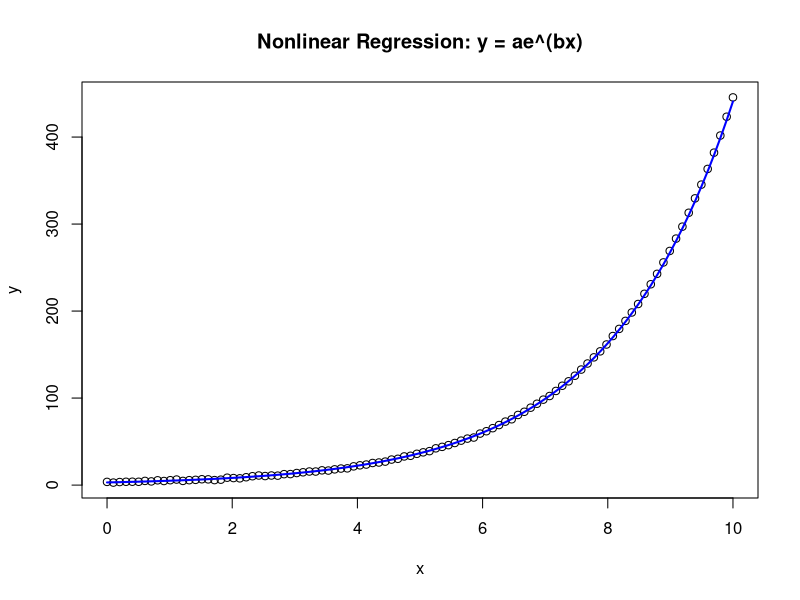

This chart was generated by the following R code:
nonlinear_regression = function(x, y) {
  if (length(x) != length(y)) {
    return("X and Y must be the same length")
  }

  y_log <- log(y)

  n <- length(x)
  
  mean_x <- mean(x)
  mean_y_log <- mean(y_log)

  sum1 <- sum((x - mean_x) * (y_log - mean_y_log))
  sum2 <- sum((x - mean_x)^2)

  b <- sum1 / sum2
  a_log <- mean_y_log - b * mean_x

  a <- exp(a_log)

  cat("Value of a: ", a, "\n")
  cat("Value of b: ", b, "\n")

  plot(x, y, main = "Nonlinear Regression: y = ae^(bx)")
  curve(a * exp(b * x), add = TRUE, col = "blue", lwd = 2)
}

# Example usage
set.seed(42)
a_true <- 3
b_true <- 0.5
x <- seq(0, 10, length.out = 100)
y <- a_true * exp(b_true * x) + rnorm(length(x), sd = 0.5)

nonlinear_regression(x, y)